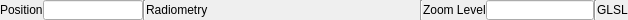
<?xml version="1.0" encoding="UTF-8"?>
<ui version="4.0">
 <class>mvd::StatusBarWidget</class>
 <widget class="QWidget" name="mvd::StatusBarWidget">
  <property name="geometry">
   <rect>
    <x>0</x>
    <y>0</y>
    <width>628</width>
    <height>20</height>
   </rect>
  </property>
  <property name="sizePolicy">
   <sizepolicy hsizetype="MinimumExpanding" vsizetype="MinimumExpanding">
    <horstretch>0</horstretch>
    <verstretch>0</verstretch>
   </sizepolicy>
  </property>
  <property name="windowTitle">
   <string/>
  </property>
  <property name="toolTip">
   <string>Ice rendering mode (OpenGL texture or GLSL if using OpenGL Shading Language)</string>
  </property>
  <property name="locale">
   <locale language="C" country="AnyCountry"/>
  </property>
  <layout class="QHBoxLayout" name="horizontalLayout">
   <property name="spacing">
    <number>0</number>
   </property>
   <property name="sizeConstraint">
    <enum>QLayout::SetMinimumSize</enum>
   </property>
   <property name="margin">
    <number>0</number>
   </property>
   <item>
    <widget class="QLabel" name="label_5">
     <property name="maximumSize">
      <size>
       <width>16777215</width>
       <height>20</height>
      </size>
     </property>
     <property name="text">
      <string>Position</string>
     </property>
    </widget>
   </item>
   <item>
    <widget class="QLineEdit" name="pixelIndexLineEdit">
     <property name="sizePolicy">
      <sizepolicy hsizetype="Fixed" vsizetype="Fixed">
       <horstretch>0</horstretch>
       <verstretch>0</verstretch>
      </sizepolicy>
     </property>
     <property name="maximumSize">
      <size>
       <width>100</width>
       <height>20</height>
      </size>
     </property>
     <property name="alignment">
      <set>Qt::AlignCenter</set>
     </property>
    </widget>
   </item>
   <item>
    <widget class="Line" name="line">
     <property name="maximumSize">
      <size>
       <width>16777215</width>
       <height>20</height>
      </size>
     </property>
     <property name="orientation">
      <enum>Qt::Vertical</enum>
     </property>
    </widget>
   </item>
   <item>
    <widget class="QLabel" name="pixelRadiometryLabel">
     <property name="minimumSize">
      <size>
       <width>200</width>
       <height>0</height>
      </size>
     </property>
     <property name="maximumSize">
      <size>
       <width>16777215</width>
       <height>20</height>
      </size>
     </property>
     <property name="text">
      <string>Radiometry</string>
     </property>
    </widget>
   </item>
   <item>
    <spacer name="horizontalSpacer_2">
     <property name="maximumSize">
      <size>
       <width>16777215</width>
       <height>20</height>
      </size>
     </property>
     <property name="orientation">
      <enum>Qt::Horizontal</enum>
     </property>
     <property name="sizeHint" stdset="0">
      <size>
       <width>40</width>
       <height>20</height>
      </size>
     </property>
    </spacer>
   </item>
   <item>
    <widget class="Line" name="line_2">
     <property name="maximumSize">
      <size>
       <width>16777215</width>
       <height>20</height>
      </size>
     </property>
     <property name="orientation">
      <enum>Qt::Vertical</enum>
     </property>
    </widget>
   </item>
   <item>
    <widget class="QLabel" name="label_4">
     <property name="maximumSize">
      <size>
       <width>16777215</width>
       <height>20</height>
      </size>
     </property>
     <property name="text">
      <string>Zoom Level</string>
     </property>
    </widget>
   </item>
   <item>
    <widget class="QLineEdit" name="scaleLineEdit">
     <property name="sizePolicy">
      <sizepolicy hsizetype="Fixed" vsizetype="Fixed">
       <horstretch>0</horstretch>
       <verstretch>0</verstretch>
      </sizepolicy>
     </property>
     <property name="maximumSize">
      <size>
       <width>150</width>
       <height>20</height>
      </size>
     </property>
     <property name="alignment">
      <set>Qt::AlignCenter</set>
     </property>
    </widget>
   </item>
   <item>
    <widget class="Line" name="line_3">
     <property name="orientation">
      <enum>Qt::Vertical</enum>
     </property>
    </widget>
   </item>
   <item>
    <widget class="QLabel" name="renderModelLabel">
     <property name="text">
      <string>GLSL</string>
     </property>
     <property name="alignment">
      <set>Qt::AlignCenter</set>
     </property>
    </widget>
   </item>
  </layout>
 </widget>
 <resources/>
 <connections/>
</ui>
